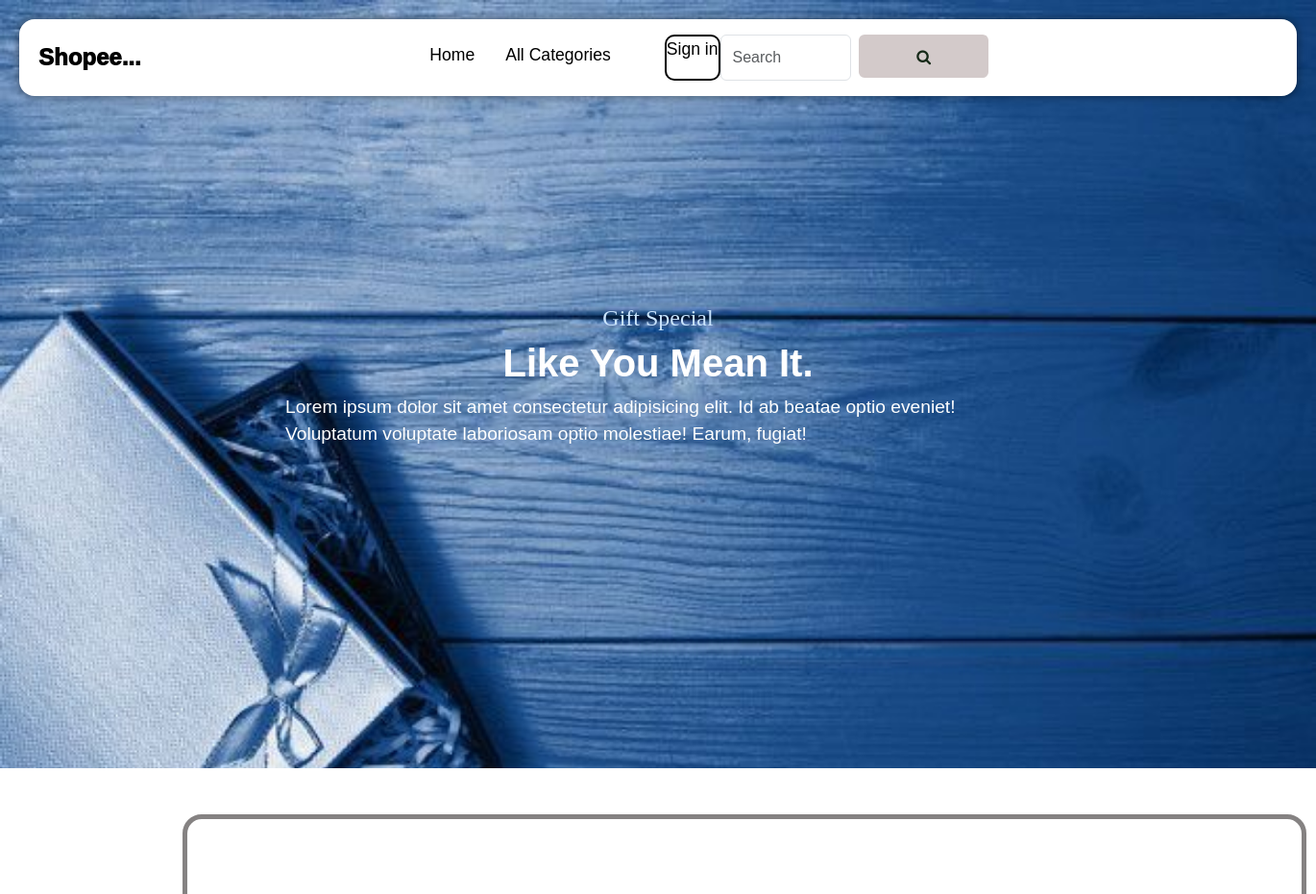
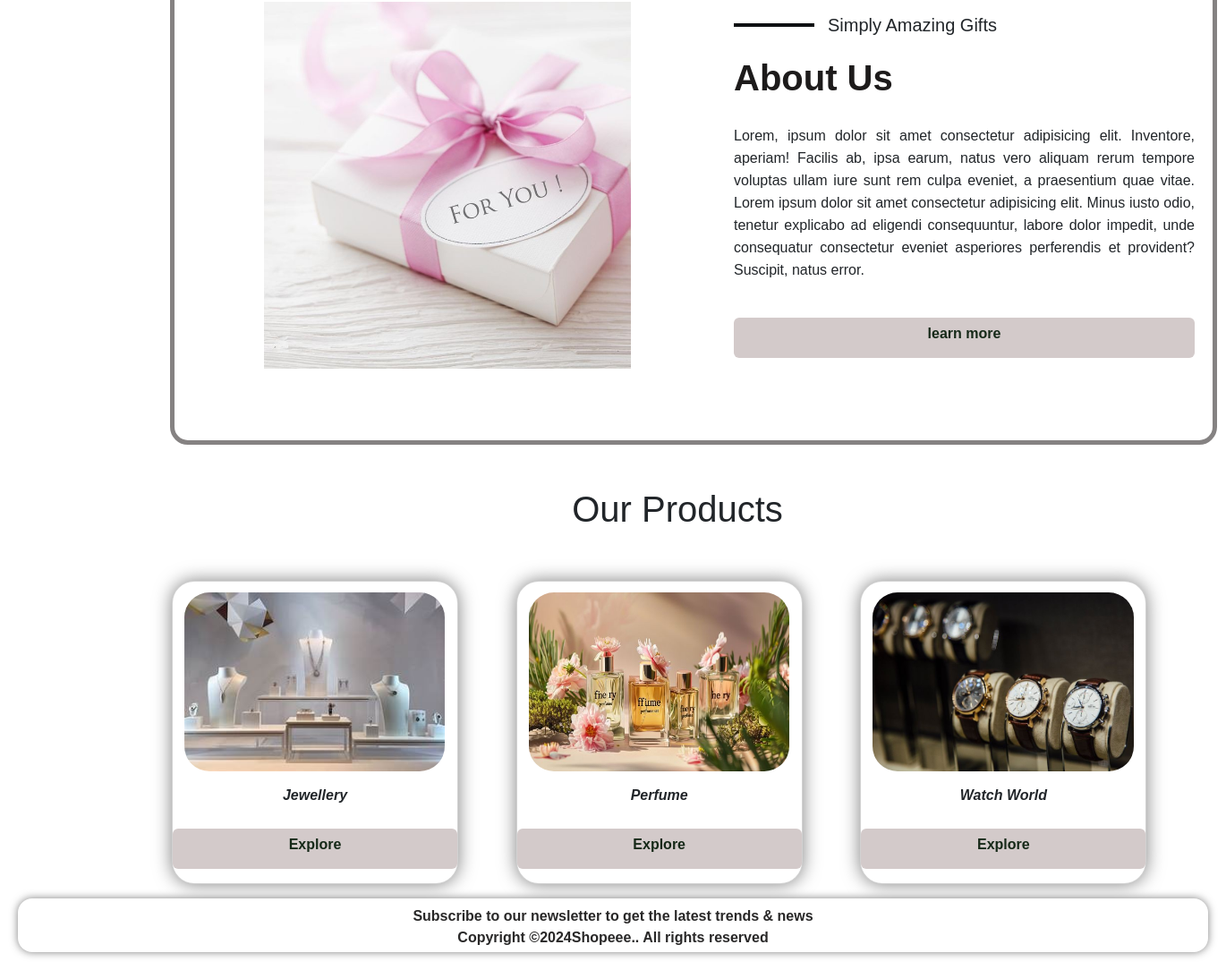
The page / on the database its author committed (2 pictures, top to bottom).
### shop/models.py (models this page shows, shortened)
class Category(models.Model):
    name = models.CharField(max_length=100)
    desc = models.TextField()
    image = models.ImageField(upload_to='shop/categories', blank=True, null=True)

### shop/views.py (the view)
# urls.py: path('', views.allcategories, name='allcat'),
def allcategories(request):
    c = Category.objects.all()
    return render(request, 'category.html', {'c': c})

### cart/context_processors.py (called while the page is built, shortened)
def productcount(request):
    item_count = 0
    return {'count': item_count}

### shop/context_processors.py (called while the page is built)
def menu_links(request):
    c = Category.objects.all()
    return {'links':c}

### templates/category.html (shortened to what this page needs)
{% extends 'base.html' %}
{% load static %}
{% block content %}
<div class="home" id="home" style="background-image:url('{% static 'images/homee.jpg' %}') ">
  <div class="container d-flex align-items-center justify-content-center fs-1 text-white flex-column">
    <h4>Gift Special</h4>
      <h2>Like You Mean It.</h2>
      <p>Lorem ipsum dolor sit amet consectetur adipisicing elit. Id ab beatae optio eveniet! Voluptatum voluptate laboriosam optio molestiae! Earum, fugiat!</p>
  </div>
</div>
<div class="about">
    <div class="imgwrapper">
        <img src='{% static "images/about-3.jpg" %}' alt="">
    </div>
    <div class="about-contentwrapper">
        <div class="content">
            <span class="at-textwrapper">
                <span></span>Simply Amazing Gifts
            </span>
            <h2>About Us</h2>
            <p>Lorem, ipsum dolor sit amet consectetur adipisicing elit. Inventore, aperiam! Facilis ab, ipsa earum,
                    natus vero aliquam rerum tempore voluptas ullam iure sunt rem culpa eveniet, a praesentium quae vitae. Lorem ipsum dolor sit amet consectetur adipisicing elit. Minus iusto odio, tenetur explicabo ad eligendi consequuntur, labore dolor impedit, unde consequatur consectetur eveniet asperiores perferendis et provident? Suscipit, natus error.</p>
            <a href="#" class="btn">learn more</a>
        </div>
    </div>
</div>
<div class="card-container ">
    <h1 class="card-heading text-center">Our Products</h1>
    <div class="row row-cols-1 row-cols-md-3 g-4 py-5">
        {% for i in c %}
        <div class="col">
            <div class="card" style="width: 20rem">
                <img src="{{i.image.url}}" class="card-img-top" alt="...">
                <div class="card-body">
                    <h6 class="card-title">{{i.name}}</h6>
                </div>
                <div class="d-flex justify-content-around mb-3">
                    <a href="{% url 'shop:allproducts' i.name %}" class="btn btn-primary ">Explore</a>
                </div>
            </div>
        </div>
        {% endfor %}
    </div>
</div>
{% endblock %}

### static/css/style.css (style rules this page uses)
* { margin: 0; padding: 0; box-sizing: border-box; font-family: Verdana, Geneva, Tahoma, sans-serif; outline: none; border: none; text-decoration: none; transition: .2s linear; }
html { overflow-x: hidden; }
body { background-color:#fff; }
.home { background-size: cover; width: 100%; height: 100vh; background-color: rgba(0,0,0,0.6); content: ""; position: relative; top: 0; right: 0; bottom: 0; left: 0; }
.home .container { height: 100vh; z-index: 1; position: right; max-width: 50rem; }
.home h4 { font-size: 1.5rem; font-family: cursive; color: rgb(202, 229, 255); }
.home h2 { font-size: 2.5rem; font-weight: 750; }
.home p { font-size: 1.2rem; }
.about { background-size: cover; width: 100%; max-width: 1170px; display: grid; grid-template-columns: repeat(2, 1fr); grid-gap: 50px; overflow-x: hidden; padding: 5rem 0; justify-content: center; align-items: center; margin-left: 190px; border: 5px solid rgba(12, 6, 6, 0.5); border-radius: 20px; margin-top: 3rem; }
.about .imgwrapper { margin-left: 100px; overflow: hidden; }
.about .imgwrapper img { width: 90%; height: 90%; object-fit: cover; transition: 0.3s; }
.about .about-contentwrapper { width: 100%; display: flex; justify-content: center; align-items: center; padding-left: 20px; padding-right: 20px; text-align: justify; }
.about .about-contentwrapper span.at-textwrapper { display: block; font-size: 20px; text-transform: capitalize; display: flex; justify-content: flex-start; align-items: center; gap: 15px; padding-bottom: 20px; }
.about .about-contentwrapper span.at-textwrapper span { display: inline-block; background: rgb(15, 17, 19); width: 90px; height: 4px; }
.about .about-contentwrapper h2 { font-size: 40px; font-weight: 700; color: rgb(29, 27, 27); padding-bottom: 20px; }
.about .about-contentwrapper p { font-size: 16px; line-height: 25px; padding-bottom: 25px; }
.card-container { padding:3rem; margin-left: 9rem; }
.card-img-top { border-radius: 40px; padding: 12px; width: 19.7rem; height: 14rem; margin-left: 1px; }
.card { border-radius: 25px; box-shadow: 0 0 20px rgba(0, 0, 0, .5); }
.card-body { padding: 20px; margin-top: -15px; text-align: justify; }
.btn-primary { border-radius: 50px; width: 100px; }
.card-title { font-style: oblique; font-weight: 600; text-align: center; }
.btn { width: 100%; height: 45px; background: #d3caca; border: none; outline: none; border-radius: 6px; cursor: pointer; font-weight: 600; color: #162918; }
.col { color: rgb(41, 40, 40); font-weight: 700; }

### rows shown on the page
Category: image (picture), name "Jewellery"
Category: image (picture), name "Perfume"
Category: image (picture), name "Watch World"
